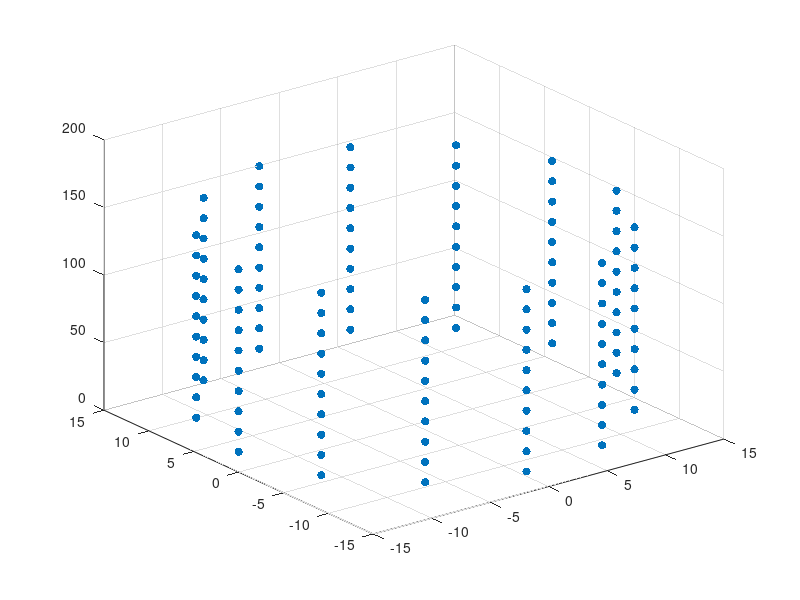

Write MATLAB code to recreate this figure. (Note: this script raises an error after producing the figure.)
%% Plot positions of Ab bound to the Sas6 cartwheel

% N-Terminus - towards the central hub
% C-Terminus - towards the MT barrel
% generate different radii to simulate different Ab positions

% Save the models as input for the simulation

clear, clc

r1 = 15; % nm
r2 = 45; % nm
% r2 = 25; % nm


  
center = [0,0];
MTx    = []; MTy = []; MTz = [];
t      = -pi:(2*pi/13):pi;
  
  for i = 1:10;
  
  MTx = vertcat(MTx,transpose(r1*cos(t)+center(1)));
  MTy = vertcat(MTy,transpose(r1*sin(t)+center(2)));
  MTz = vertcat(MTz,zeros(length(t),1)+i*15);
  
  end
  
  figure 
  scatter3(MTx,MTy,MTz,'blue','filled');hold on;
  
  ptCloud_small = pointCloud([MTx,MTy,MTz]);  MTx    = []; MTy = []; MTz = [];
  
  for i = 1:10;
  
  MTx = vertcat(MTx,transpose(r2*cos(t)+center(1)));
  MTy = vertcat(MTy,transpose(r2*sin(t)+center(2)));
  MTz = vertcat(MTz,zeros(length(t),1)+i*15);
  
  end
  
  scatter3(MTx,MTy,MTz,'red','filled');hold on;
  
  ptCloud_large = pointCloud([MTx,MTy,MTz]);
  
  figure
  pcshow(ptCloud_small);hold on;
  pcshow(ptCloud_large);
  
%% 

cd('Z:\Christian-Sieben\Centriole\data')    
save('Sas6_small.mat','ptCloud_small');
save('Sas6_extra_large.mat','ptCloud_large');